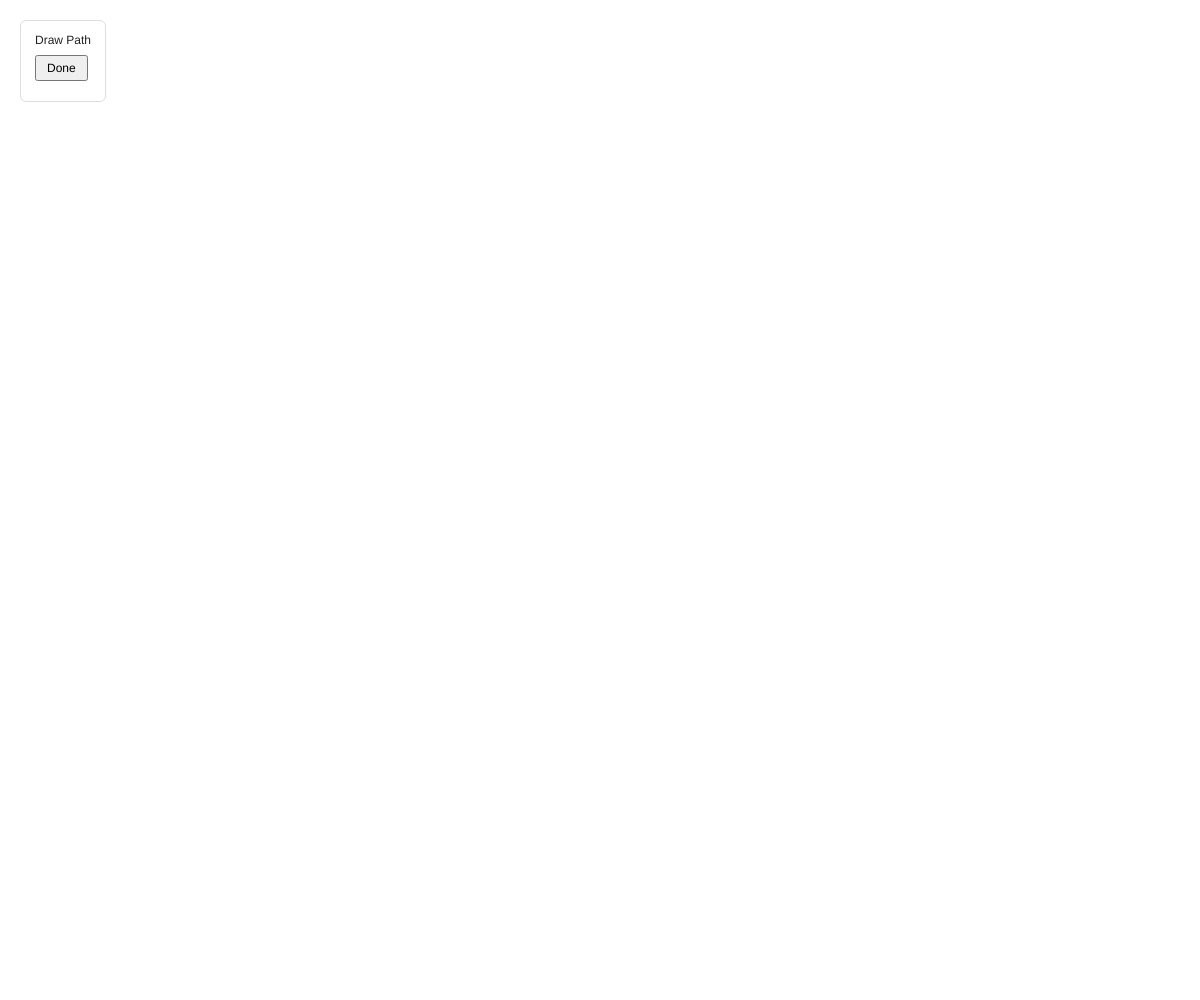
Frame 1 (no input)
Frame 60 (no input): identical to frame 1, image omitted
Frame 120 (the mouse pressed at the canvas centre since frame 60): identical to frame 1, image omitted

The p5.js sketch that drew this single still picture (run headless with seeded random() and noise() and a simulated clock; from frame 60 on, the mouse is pressed at the canvas centre):

// p5.js sketch
// ── sketch.js

let uiPanel;
let doneButton;
let uiBounds = { x: 20, y: 20, w: 220, h: 150 };

let exportJustStarted = false;
let renderLayer;
let mediaRecorder;
let recordedChunks = [];
let recordingVideo = false;
let exporting = false;
let studentName = "";
let animationTitle = "";

let exportState = {
  active: false,
  t: 0
};

let lastHoveredSegment = -1;
let controls = [];
let selectedIndex = -1;
let dragRadius = 10;
let dragStartT = null;
let deleteThreshold = 80;
let lockedSegment = -1;
let minGap = 0.002;
let hoveredIndex = -1;
let hasPreview = false;
let previewPath = [];
let totalPathLength = 0;

let hoverAnim = [];        // per control point
let segmentHoverAnim = 0;  // single value

let pointerX = 0;
let pointerY = 0;
let isPointerDown = false;

let appState = {
  mode: "draw",
  isPlaying: true,
  baseT: 0,
  scrubT: null,
  settings: {
    smooth: 0.5,
    controlPoints: 10,
    speed: 0.5,
    showTiming: true,
    showLine: true,
    showHatch: false,
    showDots: true,
    showOnion: false,
    showControls: true
  }
};

let drawnPath = [];
let path = [];

let smoothedX, smoothedY;

function setup() {
  createCanvas(windowWidth, windowHeight);
renderLayer = createGraphics(width, height);
  // --- UI PANEL ---
  uiPanel = createDiv();
  uiPanel.position(20, 20);
  uiPanel.style("background", "#ffffff");
  uiPanel.style("padding", "12px 14px");
  uiPanel.style("border-radius", "6px");
  uiPanel.style("border", "1px solid #ddd");
  uiPanel.style("font-family", "Arial");
  uiPanel.style("font-size", "12px");
  uiPanel.style("color", "#222");

  // --- UI ELEMENTS ---
  doneButton = createButton("Done");
  doneButton.parent(uiPanel);

uiPanel.html("");

createDiv("Draw Path").parent(uiPanel);

doneButton = createButton("Done");
doneButton.parent(uiPanel);

  //createDiv("Control Points").parent(uiPanel);

  // --- UI STYLE ---
  doneButton.style("margin-bottom", "8px");
   doneButton.style("margin-top", "8px");
  doneButton.style("padding", "4px 10px");
  doneButton.style("font-size", "12px");



  // --- UI BEHAVIOR ---
  doneButton.mousePressed(() => {
    finalizePath();
  });



let c = document.querySelector("canvas");

c.style.touchAction = "none";

c.addEventListener("touchmove", (e) => {
  e.preventDefault();
}, { passive: false });

c.addEventListener("pointermove", (e) => {
  e.preventDefault();
  pointerX = e.clientX;
  pointerY = e.clientY;
});

c.addEventListener("pointerdown", (e) => {
  e.preventDefault();

  if (isPointerDown) return;
  isPointerDown = true;

  pointerX = e.clientX;
  pointerY = e.clientY;

  if (overUI()) return;

  handlePointerPressed(e);
});

c.addEventListener("pointerup", (e) => {
  e.preventDefault();
  isPointerDown = false;

  handlePointerReleased(e);
});
}

function draw() {
  background(255);
if (isPointerDown) {
  handlePointerDragged();
}
  if (appState.mode === "draw") {
    drawUserPath();
  } else if (appState.mode === "edit") {
    runEditor();
  }

// draw your animation INTO renderLayer
// (same logic as main draw but using renderLayer)

renderLayer.background(255);

if (appState.mode === "edit") {
  drawEditorToGraphics(renderLayer);
}
}

function drawUserPath() {

  // --- WHILE DRAWING: show smoothed live path ---
  if (!hasPreview) {
    let smoothed = getSmoothedPath(drawnPath);

    noFill();
    stroke(0);
    beginShape();
    for (let p of smoothed) {
      vertex(p.x, p.y);
    }
    endShape();

    return;
  }

  // --- AFTER RELEASE: show preview path ---
if (!previewPath || previewPath.length < 2) return;

noFill();
  stroke(0);
  beginShape();
  for (let p of previewPath) {
    vertex(p.x, p.y);
  }
  endShape();


}

function runEditor() {

  while (hoverAnim.length < controls.length) {
  hoverAnim.push(0);
}
// --- TIME UPDATE ---
if (exportState.active) {

  let baseSpeed = 0.25;

  let referenceLength = 800;
  let lengthFactor = totalPathLength / referenceLength;
  lengthFactor = Math.sqrt(lengthFactor);

  let adjustedSpeed = baseSpeed / lengthFactor;

 if (exportJustStarted) {
    exportJustStarted = false;
    // 🚫 skip this frame entirely
  } else {
    exportState.t += deltaTime * 0.001 * adjustedSpeed * appState.settings.speed;
  }


  if (exportState.t >= 1) {
    exportState.t = 1;

    mediaRecorder.stop();
    recordingVideo = false;
    exporting = false;
    exportState.active = false;

    return; // stop this frame cleanly
  }

}
else if (appState.isPlaying && appState.scrubT === null) {

  let baseSpeed = 0.25;

  let referenceLength = 800;

  let lengthFactor = totalPathLength / referenceLength;
  lengthFactor = Math.sqrt(lengthFactor);

  let adjustedSpeed = baseSpeed / lengthFactor;

  appState.baseT += deltaTime * 0.001 * adjustedSpeed * appState.settings.speed;
  appState.baseT %= 1;
}
if (appState.settings.showControls) {
  drawHatchMarks();
}
let hoveredSegment;

if (selectedIndex !== -1 && lockedSegment !== -1) {
  hoveredSegment = lockedSegment;
} else {
  hoveredSegment = getHoveredSegment();
}

// --- animate segment hover ---
let target = (hoveredSegment !== -1) ? 1 : 0;
segmentHoverAnim = lerp(segmentHoverAnim, target, 0.2); // 👈 better speed

if (hoveredSegment !== -1) {
  let t1 = controls[hoveredSegment].t;
  let t2 = controls[hoveredSegment + 1].t;

  let col = lerpColor(color('#e0e0e0'), color('#b0b0b0'), segmentHoverAnim);

  stroke(col);
  strokeWeight(lerp(1, 2, segmentHoverAnim));
  noFill();
beginShape();

let steps = max(20, int(abs(t2 - t1) * path.length));

for (let i = 0; i <= steps; i++) {
  let tt = lerp(t1, t2, i / steps);
  let pos = getPositionAtT(tt);
  vertex(pos.x, pos.y);
}

endShape();

  strokeWeight(1);
}
// --- ACTIVE TIME ---
let t;

if (exportState.active) {
  t = exportState.t;
} else {
  t = (appState.scrubT !== null) ? appState.scrubT : appState.baseT;
}
  if (appState.scrubT === null && scrubber) {
  scrubber.value(appState.baseT);
}
 if (appState.settings.showLine) {
  noFill();
stroke('#c4c4c4');
   beginShape();
  for (let p of path) {
    vertex(p.x, p.y);
  }
  endShape();
}

hoveredIndex = -1;

for (let i = 1; i < controls.length - 1; i++) {
  let pos = getPositionAtT(controls[i].t);
  if (dist(pointerX, pointerY, pos.x, pos.y) < dragRadius) {
    hoveredIndex = i;
    break;
  }
}

// --- animate hover ---
for (let i = 0; i < controls.length; i++) {
  let target = (i === hoveredIndex) ? 1 : 0;
  hoverAnim[i] = lerp(hoverAnim[i], target, 0.15); // 👈 smooth
}

if (appState.settings.showDots) {
  drawTimingTicks();
}
if (appState.settings.showControls) {
for (let i = 0; i < controls.length; i++) {
  let c = controls[i];
  let pos = getPositionAtT(c.t);

for (let i = 0; i < controls.length; i++) {
  let c = controls[i];
  let pos = getPositionAtT(c.t);

  let h = hoverAnim[i]; // 0 → 1

  stroke('#bbbbbb');

  if (i === 0 || i === controls.length - 1) {
    fill('#c4c4c4');
    circle(pos.x, pos.y, 7);
  }
  else if (i === selectedIndex) {
    fill('#7aa2fc');
    circle(pos.x, pos.y, 12);
  } 
  else {
    // 👇 blend between white and hover blue
    let col = lerpColor(color('#ffffff'), color('#5a78bb'), h);

    // 👇 subtle size animation too (feels great)
    let size = lerp(7, 10, h);

    fill(col);
    circle(pos.x, pos.y, size);
  }
}
}
}

  let totalSegments = controls.length - 1;
let scaledT = t * totalSegments;
  let segmentIndex = floor(scaledT);
  segmentIndex = min(segmentIndex, totalSegments - 1);

  let segmentT = scaledT - segmentIndex;

  let i = segmentIndex;

  let p1 = controls[i].t;
  let p2 = controls[i + 1].t;

  let p0 = i > 0 ? controls[i - 1].t : p1 - (p2 - p1);
  let p3 = i < controls.length - 2 ? controls[i + 2].t : p2 + (p2 - p1);

let mappedT = getRemappedT(t);
let pos = getPositionAtT(mappedT);

  fill(0);
  noStroke();
  circle(pos.x, pos.y, 20);
if (appState.settings.showOnion) {
  drawOnionSkin(t);
}
  
  // --- cursor feedback ---
if (hoveredIndex !== -1) {
  cursor('grab');
} else if (segmentHoverAnim > 0.1) {
  cursor('pointer');
} else {
  cursor('default');
}
  if (appState.mode === "edit") {
  drawInstructions();
}
  
  
}

function handlePointerPressed(e) {
  if (overUI()) return;

  if (appState.mode === "draw") {
    smoothedX = pointerX;
    smoothedY = pointerY;

    drawnPath = [];
    drawnPath.push({ x: smoothedX, y: smoothedY });

    hasPreview = false;
    previewPath = [];
  } else {
    selectedIndex = -1;

    // --- control point hit ---
    for (let i = 1; i < controls.length - 1; i++) {
      let pos = getPositionAtT(controls[i].t);

      if (dist(pointerX, pointerY, pos.x, pos.y) < dragRadius) {
        selectedIndex = i;
        dragStartT = controls[i].t;
        lockedSegment = i - 1;
        return;
      }
    }

    // --- segment hit (add point) ---
    let seg = getHoveredSegment();

    if (seg !== -1) {
      let t1 = controls[seg].t;
      let t2 = controls[seg + 1].t;

      let hover = getClosestPointOnPath(pointerX, pointerY);
      let newT = constrain(hover.t, t1 + minGap, t2 - minGap);

      controls.splice(seg + 1, 0, { t: newT });

      selectedIndex = seg + 1;
      dragStartT = newT;
      lockedSegment = seg;

      return;
    }

    // --- scrub ---
    appState.isScrubbing = true;
    appState.lastScrubX = pointerX;
    appState.scrubT = appState.baseT;
  }
}
function handlePointerDragged() {
  if (overUI()) return;

  if (appState.mode === "draw") {
    let dx = pointerX - smoothedX;
    let dy = pointerY - smoothedY;
    let speed = sqrt(dx * dx + dy * dy);

    let baseSmooth = 0.35;
    let adaptiveSmooth = baseSmooth * map(speed, 0, 20, 0.2, 1, true);

    smoothedX = lerp(smoothedX, pointerX, adaptiveSmooth);
    smoothedY = lerp(smoothedY, pointerY, adaptiveSmooth);

    let last = drawnPath[drawnPath.length - 1];

    if (!last || dist(smoothedX, smoothedY, last.x, last.y) > 2) {
      drawnPath.push({ x: smoothedX, y: smoothedY });
    }

    return;
  }

  // --- scrubbing ---
  if (appState.isScrubbing) {
    let dx = pointerX - appState.lastScrubX;

    let sensitivity =
      0.002 * (1 - abs(appState.scrubT - 0.5) * 0.5);

    appState.scrubT += dx * sensitivity;
    appState.scrubT = constrain(appState.scrubT, 0, 1);

    appState.lastScrubX = pointerX;
    return;
  }

  // --- dragging control points ---
  if (selectedIndex <= 0 || selectedIndex >= controls.length - 1) return;

  let tMin = controls[selectedIndex - 1].t + minGap;
  let tMax = controls[selectedIndex + 1].t - minGap;

  let hover = getClosestPointOnPath(pointerX, pointerY);

  if (dragStartT !== null) {
    let maxJump = 0.1;
    if (abs(hover.t - controls[selectedIndex].t) > maxJump) {
      hover.t = controls[selectedIndex].t;
    }
  }

  let targetT = constrain(hover.t, tMin, tMax);
  let newT = lerp(controls[selectedIndex].t, targetT, 0.4);

  if (abs(newT - controls[selectedIndex].t) < 0.0005) {
    newT = controls[selectedIndex].t;
  }

  let pos = getPositionAtT(newT);
  let d = dist(pointerX, pointerY, pos.x, pos.y);

  // --- delete gesture ---
  if (
    d > deleteThreshold &&
    controls.length > 2 &&
    selectedIndex !== 0 &&
    selectedIndex !== controls.length - 1
  ) {
    controls.splice(selectedIndex, 1);
    selectedIndex = -1;
    return;
  }

  controls[selectedIndex].t = newT;
}
function handlePointerReleased() {
  selectedIndex = -1;
  lockedSegment = -1;

  if (appState.isScrubbing) {
    appState.baseT = appState.scrubT;
    appState.scrubT = null;
    appState.isScrubbing = false;
  }

  if (appState.mode === "draw" && drawnPath.length > 1) {
    hasPreview = true;
    rebuildPreview();
  }
}
function keyPressed() {
  // prevent page scroll when pressing space
  if (key === ' ') {
    appState.isPlaying = !appState.isPlaying;

    // update button label if it exists
    if (playButton) {
      playButton.html(appState.isPlaying ? "Pause" : "Play");
    }

    return false; // 👈 important (prevents browser scroll)
  }
}
function finalizePath() {
  path = previewPath;
computePathLength();
  if (previewPath.length < 2) return;

  path = previewPath;
controls = [
  { t: 0 },
  { t: 1 }
];
  appState.settings.showDots = false;   // ❌ off
appState.settings.showOnion = true;   // ✅ on
  appState.mode = "edit";

  buildEditUI(); // 👈 ADD THIS
}

let scrubber, playButton, resetButton;

function buildEditUI() {
  uiPanel.html("");
createDiv("Timing Visualizer")
  .parent(uiPanel)
  .style("margin-bottom", "10px")
    .style("margin-bottom", "10px")

  .style("font-size", "14px")
  .style("color", "#666");
  createDiv().parent(uiPanel).style("margin-top", "6px");
  // --- PLAY / PAUSE ---
  playButton = createButton("⏸");
  playButton.parent(uiPanel);

  playButton.style("width", "40px");
  playButton.style("height", "30px");

  playButton.mousePressed(() => {
    appState.isPlaying = !appState.isPlaying;
    playButton.html(appState.isPlaying ? "⏸" : "▶");
  });

  
  // --- SPEED SLIDER ---
let speedLabel = createDiv("Speed").parent(uiPanel);
speedLabel.style("margin-top", "8px");

let speedSlider = createSlider(0, 1, 0.5, 0.001);
speedSlider.parent(uiPanel);
speedSlider.style("width", "180px");

// --- set initial speed ---
let raw = speedSlider.value();
appState.settings.speed = lerp(0.6, 1.6, raw);

// --- update speed ---
speedSlider.input(() => {
  let raw = speedSlider.value();
  let mapped = lerp(0.3, 6, raw);
  appState.settings.speed = mapped;
});
speedSlider.style("width", "180px");


  createDiv("View").parent(uiPanel).style("margin-top", "8px");
  // --- VISIBILITY TOGGLES ---
  let lineCB = createCheckbox(" Line", true).parent(uiPanel);
  let controlsCB = createCheckbox(" Control Points", true).parent(uiPanel);
let dotsCB = createCheckbox("Timing Dots", appState.settings.showDots).parent(uiPanel);
let onionCB = createCheckbox("Onion Skin", appState.settings.showOnion).parent(uiPanel);
appState.settings.showHatch = controlsCB.checked();
  lineCB.changed(() => appState.settings.showLine = lineCB.checked());
  controlsCB.changed(() => appState.settings.showControls = controlsCB.checked());
  dotsCB.changed(() => appState.settings.showDots = dotsCB.checked());
  onionCB.changed(() => appState.settings.showOnion = onionCB.checked());

  // --- START OVER ---
  let resetButton = createButton("New Line");
  resetButton.parent(uiPanel);
  resetButton.style("margin-top", "10px");

  resetButton.mousePressed(() => {
    resetApp();
  });
  let exportBtn = createButton("Export");
exportBtn.parent(uiPanel);
exportBtn.style("margin-top", "12px");
exportBtn.style("width", "100%");

exportBtn.mousePressed(() => {
  exportVideo();
});
}

function resetApp() {
  appState.mode = "draw";
appState.settings = {
  smooth: 0.5,
  controlPoints: 10,
  speed: 0.5,
  showTiming: true,
  showLine: true,
  showDots: false,
  showOnion: true,
  showControls: true
};
  drawnPath = [];
  previewPath = [];
  path = [];
  controls = [];

  hasPreview = false;

  appState.baseT = 0;
  appState.scrubT = null;
  appState.isPlaying = true;

  uiPanel.html("");

  createDiv("Draw Path").parent(uiPanel);

  doneButton = createButton("Done");
    doneButton.style("margin-bottom", "8px");
   doneButton.style("margin-top", "8px");
  doneButton.style("padding", "4px 10px");
  doneButton.style("font-size", "12px");
  doneButton.parent(uiPanel);
  doneButton.mousePressed(finalizePath);
  
}

function getSmoothedPath(points) {
  if (points.length < 2) return points;

  let result = [];
  let sx = points[0].x;
  let sy = points[0].y;

  result.push({ x: sx, y: sy });

  for (let i = 1; i < points.length; i++) {
    let px = points[i].x;
    let py = points[i].y;

    let dx = px - sx;
    let dy = py - sy;
    let speed = sqrt(dx * dx + dy * dy);

let baseSmooth = 0.35; // midpoint of your previous range (nice balance)
    let adaptiveSmooth = baseSmooth * map(speed, 0, 20, 0.2, 1, true);

    sx = lerp(sx, px, adaptiveSmooth);
    sy = lerp(sy, py, adaptiveSmooth);

    result.push({ x: sx, y: sy });
  }

  return result;
}

function resamplePath(points, spacing = 5) {
  let newPath = [];
  let d = 0;

  for (let i = 0; i < points.length - 1; i++) {
    let p1 = points[i];
    let p2 = points[i + 1];

    let dx = p2.x - p1.x;
    let dy = p2.y - p1.y;
    let segmentLength = sqrt(dx * dx + dy * dy);

    if (segmentLength === 0) continue;

    let dir = {
      x: dx / segmentLength,
      y: dy / segmentLength
    };

    while (d < segmentLength) {
      let newPoint = {
        x: p1.x + dir.x * d,
        y: p1.y + dir.y * d
      };

      newPath.push(newPoint);
      d += spacing;
    }

    d -= segmentLength;
  }

  return newPath;
}

function generateControlPoints(n) {
  controls = [];

  for (let i = 0; i < n; i++) {
    let t = i / (n - 1);
    controls.push({ t });
  }
}

function findClosestT(mx, my, tMin, tMax) {
  let bestT = tMin;
  let bestDist = Infinity;

  let steps = 100;

  for (let i = 0; i <= steps; i++) {
    let t = lerp(tMin, tMax, i / steps);
    let pos = getPositionAtT(t);

    let d = dist(mx, my, pos.x, pos.y);

    if (d < bestDist) {
      bestDist = d;
      bestT = t;
    }
  }

  return bestT;
}

function catmullRomNonUniform(p0, p1, p2, p3, t) {
  function tj(ti, pi, pj) {
    return Math.pow(Math.abs(pj - pi), 0.5) + ti;
  }

  let t0 = 0;
  let t1 = tj(t0, p0, p1);
  let t2 = tj(t1, p1, p2);
  let t3 = tj(t2, p2, p3);

  let tInterp = lerp(t1, t2, t);

  let A1 = map(tInterp, t0, t1, p0, p1);
  let A2 = map(tInterp, t1, t2, p1, p2);
  let A3 = map(tInterp, t2, t3, p2, p3);

  let B1 = map(tInterp, t0, t2, A1, A2);
  let B2 = map(tInterp, t1, t3, A2, A3);

  let C  = map(tInterp, t1, t2, B1, B2);

  return C;
}

function getSegmentLength(i) {
  let p1 = path[i];
  let p2 = path[i + 1];
  let dx = p2.x - p1.x;
  let dy = p2.y - p1.y;
  return Math.sqrt(dx * dx + dy * dy);
}

function getPositionAtT(t) {
  t = constrain(t, 0, 1);

  let totalLength = 0;

  for (let i = 0; i < path.length - 1; i++) {
    totalLength += getSegmentLength(i);
  }

  let target = totalLength * t;
  let remaining = target;

  for (let i = 0; i < path.length - 1; i++) {
    let segLen = getSegmentLength(i);

    if (remaining > segLen) {
      remaining -= segLen;
    } else {
      let localT = remaining / segLen;

      let p1 = path[i];
      let p2 = path[i + 1];

      return {
        x: lerp(p1.x, p2.x, localT),
        y: lerp(p1.y, p2.y, localT)
      };
    }
  }

  let last = path[path.length - 1];
  return { x: last.x, y: last.y };
}

function drawTimingTicks() {
  stroke('#cccccc'); // very light grey
  strokeWeight(1);

  for (let i = 0; i < controls.length - 1; i++) {
    let t1 = controls[i].t;
    let t2 = controls[i + 1].t;

    let segmentT = abs(t2 - t1);

    // 👇 density: more ticks for shorter segments (slower motion)
    let count = int(map(segmentT, 0, 0.2, 12, 4, true));

    for (let j = 1; j < count; j++) {
      let tt = lerp(t1, t2, j / count);
      let pos = getPositionAtT(tt);

      // --- tangent ---
      let tPrev = max(0, tt - 0.001);
      let tNext = min(1, tt + 0.001);

      let p1 = getPositionAtT(tPrev);
      let p2 = getPositionAtT(tNext);

      let dx = p2.x - p1.x;
      let dy = p2.y - p1.y;

      let len = sqrt(dx * dx + dy * dy);
      if (len === 0) continue;

      // --- perpendicular ---
      let nx = -dy / len;
      let ny = dx / len;

      // 👇 half-size hatch (compared to main ones)
      let half = 8;

      line(
        pos.x - nx * half,
        pos.y - ny * half,
        pos.x + nx * half,
        pos.y + ny * half
      );
    }
  }
}
function rebuildPreview() {
  if (drawnPath.length < 2) return;

  let smoothed = getSmoothedPath(drawnPath);
  if (!smoothed || smoothed.length < 2) return;

  let newPath = resamplePath(smoothed);
  if (!newPath || newPath.length < 2) return;

  // 🔥 Only assign if valid AND different
  if (newPath.length >= 2) {
    previewPath = newPath;
  }
}

function overUI() {
  return (
    pointerX > uiBounds.x &&
    pointerX < uiBounds.x + uiBounds.w &&
    pointerY > uiBounds.y &&
    pointerY < uiBounds.y + uiBounds.h
  );
}

function drawOnionSkin(t) {
  let steps = 5;          // number of ghosts
  let spacing = 0.01;    // time spacing (tweak this)

  for (let i = 1; i <= steps; i++) {
let dt = Math.pow(i / steps, 1.2) * steps * spacing;    let tt = t - dt;

    if (tt < 0) continue;

    // 👇 THIS is the key: apply timing remap
    let mappedT = getRemappedT(tt);
    let pos = getPositionAtT(mappedT);

    // --- visual falloff ---
    let fade = i / steps;

    let alpha = lerp(120, 20, fade);
    let size  = lerp(18, 6, fade);

    push();
    noStroke();
    fill(0, alpha);
    circle(pos.x, pos.y, size);
    pop();
  }
}

function getRemappedT(tInput) {
  let totalSegments = controls.length - 1;

  let scaledT = tInput * totalSegments;
  let segmentIndex = floor(scaledT);
  segmentIndex = min(segmentIndex, totalSegments - 1);

  let segmentT = scaledT - segmentIndex;

  let i = segmentIndex;

  let p1 = controls[i].t;
  let p2 = controls[i + 1].t;

  let p0 = i > 0 ? controls[i - 1].t : p1 - (p2 - p1);
  let p3 = i < controls.length - 2 ? controls[i + 2].t : p2 + (p2 - p1);

  return catmullRomNonUniform(p0, p1, p2, p3, segmentT);
}

function getHoveredSegment() {
  let bestIndex = -1;
  let bestDist = 15;

  let totalSegments = path.length - 1;

  for (let i = 0; i < totalSegments; i++) {
    let a = path[i];
    let b = path[i + 1];

    let result = projectPointToSegment(pointerX, pointerY, a, b);

    if (result.dist < bestDist) {

      let t = (i + result.u) / totalSegments;

      for (let j = 0; j < controls.length - 1; j++) {
        if (t >= controls[j].t && t <= controls[j + 1].t) {

          // 👇 prefer previous segment if very close
          if (
            lastHoveredSegment === j &&
            result.dist < bestDist + 5 // small buffer
          ) {
            bestIndex = j;
            bestDist = result.dist;
            break;
          }

          // otherwise take best normally
          if (result.dist < bestDist) {
            bestIndex = j;
            bestDist = result.dist;
          }
        }
      }
    }
  }

  lastHoveredSegment = bestIndex;
  return bestIndex;
}

function drawHatchMarks() {
  let size = 20;

  for (let i = 0; i < controls.length; i++) {
    let t = controls[i].t;

    let pos = getPositionAtT(t);

    // approximate tangent
    let tPrev = max(0, t - 0.001);
    let tNext = min(1, t + 0.001);

    let p1 = getPositionAtT(tPrev);
    let p2 = getPositionAtT(tNext);

    let dx = p2.x - p1.x;
    let dy = p2.y - p1.y;

    // normalize perpendicular
    let len = sqrt(dx * dx + dy * dy);
    if (len === 0) continue;

    let nx = -dy / len;
    let ny = dx / len;

    let half = size / 2;

    stroke(0);
    line(
      pos.x - nx * half,
      pos.y - ny * half,
      pos.x + nx * half,
      pos.y + ny * half
    );
  }
}

function getPositionAtTPreview(path, t) {
  t = constrain(t, 0, 1);

  let totalLength = 0;
  let lengths = [];

  for (let i = 0; i < path.length - 1; i++) {
    let len = dist(path[i].x, path[i].y, path[i+1].x, path[i+1].y);
    lengths.push(len);
    totalLength += len;
  }

  let target = totalLength * t;
  let accum = 0;

  for (let i = 0; i < lengths.length; i++) {
    if (accum + lengths[i] >= target) {
      let localT = (target - accum) / lengths[i];

      let p1 = path[i];
      let p2 = path[i + 1];

      return {
        x: lerp(p1.x, p2.x, localT),
        y: lerp(p1.y, p2.y, localT)
      };
    }
    accum += lengths[i];
  }

  return path[path.length - 1];
}

function projectPointToSegment(px, py, a, b) {
  let abx = b.x - a.x;
  let aby = b.y - a.y;

  let apx = px - a.x;
  let apy = py - a.y;

  let abLenSq = abx * abx + aby * aby;

  // avoid divide by zero
  if (abLenSq === 0) {
    return {
      u: 0,
      point: { x: a.x, y: a.y },
      dist: dist(px, py, a.x, a.y)
    };
  }

  let u = (apx * abx + apy * aby) / abLenSq;
  u = constrain(u, 0, 1);

  let x = a.x + abx * u;
  let y = a.y + aby * u;

  let d = dist(px, py, x, y);

  return {
    u,
    point: { x, y },
    dist: d
  };
}

function getClosestPointOnPath(mx, my) {
  let best = {
    dist: Infinity,
    t: 0,
    point: null
  };

  let totalSegments = path.length - 1;

  for (let i = 0; i < totalSegments; i++) {
    let a = path[i];
    let b = path[i + 1];

    let result = projectPointToSegment(mx, my, a, b);

    if (result.dist < best.dist) {
      let segmentT = i / totalSegments;
      let nextT = (i + 1) / totalSegments;

      best = {
        dist: result.dist,
        t: lerp(segmentT, nextT, result.u),
        point: result.point
      };
    }
  }

  return best;
}



function computePathLength() {
  totalPathLength = 0;
  for (let i = 0; i < path.length - 1; i++) {
    totalPathLength += getSegmentLength(i);
  }
}

function drawInstructions() {
  push();

  let padding = 20;
  let lineHeight = 16;

  let lines = [
    "Click path to add points / Click and drag to move points / Drag points away to delete / Drag screen to scrub timeline"
    
    
  ];

  textAlign(LEFT, BOTTOM);
  textSize(12);
  fill('#a6a6a6');
  noStroke();

  let x = padding;
  let y = height - padding;

  for (let i = 0; i < lines.length; i++) {
    text(lines[lines.length - 1 - i], x, y - i * lineHeight);
  }

  pop();
}

function exportVideo() {

  if (path.length === 0) return;

  animationTitle = prompt("Enter animation title:", "My Animation") || "Untitled";
  studentName = prompt("Enter student name:", "Student Name") || "Unknown";

  let stream = renderLayer.canvas.captureStream(30);

  recordedChunks = [];
  mediaRecorder = new MediaRecorder(stream);

  mediaRecorder.ondataavailable = function(e) {
    if (e.data.size > 0) recordedChunks.push(e.data);
  };

  mediaRecorder.onstop = function() {
    let blob = new Blob(recordedChunks, { type: 'video/webm' });

    let filename = `${animationTitle}_${studentName}.webm`;

    let url = URL.createObjectURL(blob);

    let a = document.createElement('a');
    a.href = url;
    a.download = filename;
    a.click();

    URL.revokeObjectURL(url);

    exporting = false;
  };

  //exporting = true;
exportState.active = true;
exportState.t = 0;


exportJustStarted = true;


// 🔥 CRITICAL RESETS
appState.baseT = 0;
appState.scrubT = null;
appState.isPlaying = false;

mediaRecorder.start();
recordingVideo = true;

}

function drawEditorToGraphics(g) {
  let t;

  if (exportState.active) {
    t = exportState.t;
  } else {
    t = (appState.scrubT !== null) ? appState.scrubT : appState.baseT;
  }

  let mappedT = getRemappedT(t);
  let pos = getPositionAtT(mappedT);

  g.fill(0);
  g.noStroke();
  g.circle(pos.x, pos.y, 20);
}
